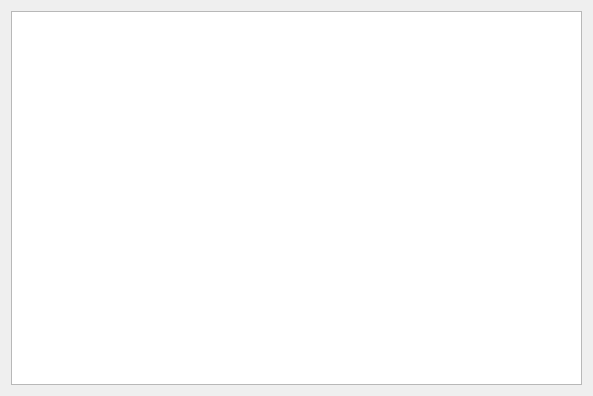
<?xml version="1.0" encoding="UTF-8"?>
<ui version="4.0">
 <class>Widget</class>
 <widget class="QWidget" name="Widget">
  <property name="geometry">
   <rect>
    <x>0</x>
    <y>0</y>
    <width>593</width>
    <height>396</height>
   </rect>
  </property>
  <property name="windowTitle">
   <string>Widget</string>
  </property>
  <layout class="QVBoxLayout" name="verticalLayout">
   <item>
    <widget class="QTableWidget" name="tableWidget"/>
   </item>
  </layout>
 </widget>
 <layoutdefault spacing="6" margin="11"/>
 <resources/>
 <connections/>
</ui>
